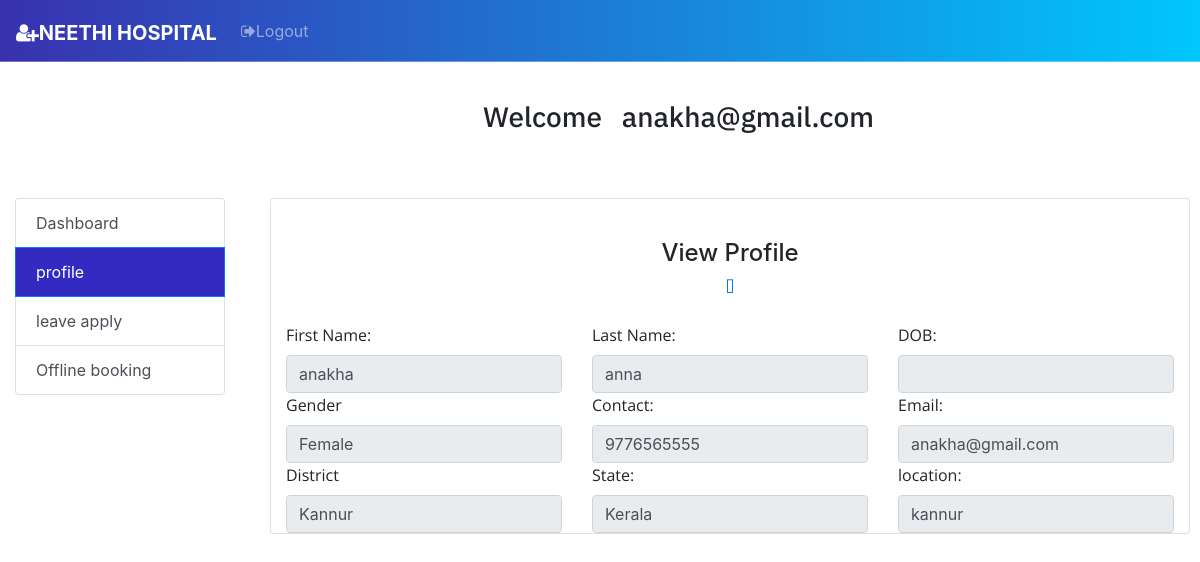
Screenshot of /staff/viewprofile.php (signed in) with the database file from the repository.
### tables this page shows
CREATE TABLE `staffdb` (
  `staff_id` int(11) NOT NULL,
  `fname` varchar(50) NOT NULL,
  `lname` varchar(50) DEFAULT NULL,
  `age` int(11) DEFAULT NULL CHECK (`age` >= 18),
  `email` varchar(100) NOT NULL,
  `phone` varchar(20) NOT NULL,
  `location` varchar(250) DEFAULT NULL,
  `state` varchar(50) DEFAULT NULL,
  `district` varchar(50) DEFAULT NULL,
  `password` varchar(50) DEFAULT NULL,
  `gender` varchar(50) DEFAULT NULL,
  `qualification` varchar(200) NOT NULL,
  `experience` varchar(200) NOT NULL
);

### staff/viewprofile.php (the view, shortened to what this page needs)
<!DOCTYPE html>
<?php
$con = mysqli_connect("localhost", "root", "", "myhmsdb");
$username = $_SESSION['username'];
?>
<!DOCTYPE html>
<link rel="stylesheet" href="styletable.css">
<html lang="en">
<head>
    <link rel="stylesheet" type="text/css" href="font-awesome-4.7.0/css/font-awesome.min.css">
    <link rel="stylesheet" href="style.css">
    <link rel="stylesheet" href="https://maxcdn.bootstrapcdn.com/bootstrap/4.0.0-beta/css/bootstrap.min.css">
    <link rel="stylesheet" href="https://stackpath.bootstrapcdn.com/bootstrap/4.3.1/css/bootstrap.min.css">
    <link rel="stylesheet" href="https://cdnjs.cloudflare.com/ajax/libs/font-awesome/5.15.4/css/all.min.css">
    <link rel="stylesheet" href="vendor/fontawesome/css/font-awesome.min.css">
    <link rel="stylesheet" href="https://maxcdn.bootstrapcdn.com/bootstrap/4.0.0-beta/css/bootstrap.min.css">
    <nav class="navbar navbar-expand-lg navbar-dark bg-primary fixed-top">
        <link rel="stylesheet" href="https://stackpath.bootstrapcdn.com/bootstrap/4.3.1/css/bootstrap.min.css">
        <a class="navbar-brand" href="#"><i class="fa fa-user-plus" aria-hidden="true"></i>NEETHI HOSPITAL</a>
        <div class="collapse navbar-collapse" id="navbarSupportedContent">
            <ul class="navbar-nav mr-auto">
                <li class="nav-item">
                    <a class="nav-link" href="../logout1.php"><i class="fa fa-sign-out" aria-hidden="true"></i>Logout</a>
                </li>
                <li class="nav-item">
                    <a class="nav-link" href="#"></a>
                </li>
            </ul>
        </div>
    </nav>
</head>
<body style="padding-top:50px;">
    <div class="container-fluid" style="margin-top:50px;">
        <h3 style="margin-left: 40%;  padding-bottom: 20px; font-family: 'IBM Plex Sans', sans-serif;"> Welcome &nbsp
            <?php echo $username ?>
        </h3>
        <div class="row">
            <div class="col-md-4" style="max-width:25%;margin-top: 3%;">
                <div class="list-group" id="list-tab" role="tablist">
                    <a class="list-group-item list-group-item-action " href="admin-panel3.php" href="#list-dash" role="tab" aria-controls="home">Dashboard</a>
                    <a class="list-group-item list-group-item-action active" href="viewprofile.php" href="#list-doc">profile</a>
                    <a class="list-group-item list-group-item-action " href="leave.php" href="#list-doc">leave apply</a>
                    <a class="list-group-item list-group-item-action " href="ofine.php" href="#list-doc">Offline
                        booking</a>
                </div><br>
            </div>
            <div class="col-md-8" style="margin-top: 3%;">
                <div class="tab-content" id="nav-tabContent" style="width: 950px;">
                    <div class="container-fluid">
                        <div class="card">
                            <div class="card-body"></div>
                            <center>
                                <h4>View Profile</h4><a href="editprofile2.php"><i class="fa fa-pen"></i></a>
                            </center><br>
                            <?php
                            $query = "SELECT * FROM staffdb WHERE email = '$username'";
                            $result = mysqli_query($con, $query);
                            if (!$result) {
                                echo "Error: " . mysqli_error($con);
                            } else {
                                if (mysqli_num_rows($result) > 0) {
                                    while ($row = mysqli_fetch_array($result)) {
                            ?>
                                        <div class="container">
                                            <div class="row">
                                                <div class="col-sm">
                                                    <label for="fname">First Name:</label>
                                                    <input type="text" id="fname" name="fname" class="form-control" value="<?php echo $row['fname']; ?>" readonly>
                                                </div>
                                                <div class="col-sm">
                                                    <label for="lname">Last Name:</label>
                                                    <input type="text" id="lname" name="lname" class="form-control" value="<?php echo $row['lname']; ?>" readonly>
                                                </div>
                                                <div class="col-sm">
                                                    <label for="email">DOB:</label>
                                                    <input type="text" id="dob" name="dob" class="form-control" value="<?php echo $row['dob']; ?>" readonly>
                                                </div>
                                            </div>
                                            <div class="row">
                                                <div class="col-sm">
                                                    <label for="gender">Gender</label>
                                                    <input type="text" id="gender" name="gender" class="form-control" value="<?php echo $row['gender']; ?>" readonly>
                                                </div>
                                                <div class="col-sm">
                                                    <label for="contact">Contact:</label>
                                                    <input type="text" id="phone" name="phone" class="form-control" value="<?php echo $row['phone']; ?>" readonly>
                                                </div>
                                                <div class="col-sm">
                                                    <label for="state">Email:</label>
                                                    <input type="text" id="emaik" name="email" class="form-control" value="<?php echo $row['email']; ?>" readonly>
                                                </div>
                                            </div>
                                            <div class="row">
                                                <div class="col-sm">
                                                    <label for="district">District</label>
                                                    <input type="text" id="district" name="district" class="form-control" value="<?php echo $row['district']; ?>" readonly>
                                                </div>
                                                <div class="col-sm">
                                                    <label for="age">State:</label>
                                                    <input type="text" id="state" name="state" class="form-control" value="<?php echo $row['state']; ?>" readonly>
                                                </div>
                                                <div class="col-sm">
                                                    <label for="place">location:</label>
                                                    <input type="text" id="location" name="location" class="form-control" value="<?php echo $row['location']; ?>" readonly>
                                                </div>
                                            </div>
                                        </div>
                        </div>
                    </div>
        <?php
                                    }
                                }
                            }
        ?>
                </div>
            </div>
        </div>
    </div>
</body>
</html>

### css/style.css (style rules this page uses)
body { width: 100%; height: 100%; font-family: 'Open Sans', sans-serif; font-weight: 300; color: #666; background-color: #3931af; font-size: 16px; line-height: 1.6em; }
html { width: 100%; height: 100%; }
label, input, button, select, textarea { font-family: 'Open Sans', sans-serif; font-size: inherit; line-height: inherit; }
h3 { font-size: 32px; }
h4 { font-size: 28px; }
h1, h2, h3, h4, h5, h6 { margin: 0 0 30px; font-family: 'Roboto', sans-serif; font-weight: 400; color: #444; line-height: 1em; }
a { color: #666; -webkit-transition: all .2s ease-in-out; -moz-transition: all .2s ease-in-out; transition: all .2s ease-in-out; }
.navbar-brand { padding-top: 15px; margin-top: 5px; padding-bottom: 0; }
.navbar { margin-bottom: 0; border-bottom: 1px solid rgba(255,255,255,.3); }
.navbar-brand { font-weight: 700; }

### staff/viewprofile.php (style rules this page uses)
.bg-primary { background: -webkit-linear-gradient(left, #3931af, #00c6ff); }
.col-md-4 { max-width: 20% !important; }
.list-group-item.active { z-index: 2; color: #fff; background-color: #342ac1; border-color: #007bff; }

### rows the page displays
staffdb: fname "anakha", lname "anna", gender "Female", phone "9776565555", email "anakha@gmail.com", district "Kannur", state "Kerala", location "kannur"

### other values shown
$username "anakha@gmail.com"
